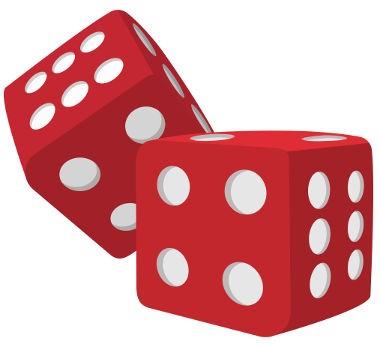
#> input picture Python/Detector de cores_V0.1/Trabalho CG Final/V.jpg, 380 x 347 px
$ python color_detector.py
#> lines starting #> are read from the running program, lines starting #| are printed output that depends on the picture; after the words box and inside, x2 and y2 are one past the last pixel; in counts of white or black regions, pixels touching at a corner belong together
import os
import numpy as np
import cv2

class Controle:

    def menu(self):
        txt = """
        ESCOLHA A COR A SER DETECTADA:
            1-Vermelho
            2-Verde
            3-Azul
            4-sair
        Digite a sua opção
        """
        opcao = int(input(txt))
        return opcao

#FUNÇÃO MAIN PEDE O NOME DA IMAGEM E CONVERTE PARA HSV

    def main(self):
        while True:  #Input e procura do nome da imagem (precisa estar na mesa pasta que o .py)
            #img = input("Digite o nome da imagem com a extensao EX: img.ext : ")
            #file = os.path.realpath(img)

            global imagem,imagem1 #variável GLOBAL
            imagem = cv2.imread('V.jpg')#Lê A imagem
#> imagem is the input picture: shape (347, 380, 3); mean B, G, R 158, 154.8, 218.8
            imagem1 = cv2.imread('V.jpg')

            #Converte de BGR para HSV
            try:
                global hsv #variável GLOBAL
                hsv = cv2.cvtColor(imagem,cv2.COLOR_BGR2HSV) #Conversão BGR para HSV
#> hsv: shape (347, 380, 3); mean H, S, V 90, 90.6, 219.1
                break
            except:
                print("Imagem nao encontrada")


#////////////////MENU/////////////////////
    #Menu de escolha de cor pra achar
        opcoes = {1:self.opcao1, 2:self.opcao2, 3:self.opcao3}
        while True:
            opcao = self.menu()
            if opcao in opcoes:
                opcoes[opcao]()
                break
            else:
                if opcao == 4:
                    break
                else:
                    print("Opção inválida")
#> this loop made 1 pass; the answer given on pass 1: 1
#> pass 1, in maskRes, `mask = cv2.inRange(hsv, ulCor, ulCor1)`:
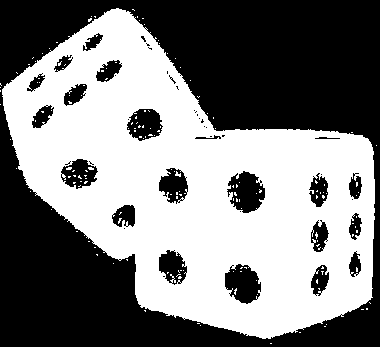
#> mask: shape (347, 380); 49.5% white; 158 white regions (156 under 20 px), largest, box (x1, y1, x2, y2) and area: (2, 8, 375, 339) 64711, (175, 171, 181, 177) 20
#> pass 1, in maskRes, `res = cv2.bitwise_and(imagem,imagem, mask=mask)`:
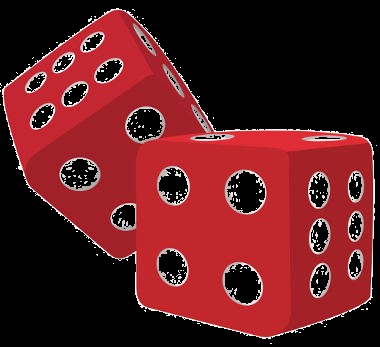
#> res: shape (347, 380, 3); mean B, G, R 31.3, 28, 92.1
#> pass 1, in maskRes, `res1 = cv2.bitwise_and(imagem,imagem, mask=mask_inv)`:
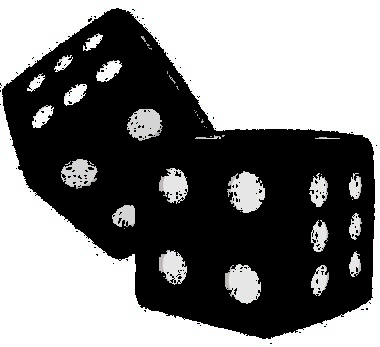
#> res1: shape (347, 380, 3); mean B, G, R 126.7, 126.8, 126.8

#////////////////DETECÇÃO DE CORES E GERAÇÃO DO RESULTADO/////////////////////

    def opcao1(self):  #Detecta VERMELHO
        cor=1
        ulCor.maskRes(ulCor.rColor(0,10,10),ulCor1.rColor(200,255,255))

    def opcao2(self): #Detecta VERDE
        ulCor.maskRes(ulCor.rColor(20,20,20),ulCor1.rColor(80,255,255))

    def opcao3(self): #Detecta AZUL
        ulCor.maskRes(ulCor.rColor(75,100,100),ulCor1.rColor(150,255,255))


#Classe que trata o processamento da máscara e o resultado
class ulColor(object):

    #Range de detecão de Cor
    def rColor(self, h, s, v):
        self.rangeUL=np.array([h,s,v],np.uint8)
        return self.rangeUL

    #Gera a mascara, pede 2 instancias da classe para usar método acima
    def maskRes(self, ulCor, ulCor1):

        #GERA MASCARA
        mask = cv2.inRange(hsv, ulCor, ulCor1)
        mask = cv2.GaussianBlur(mask, (1, 1), 0)
        res = cv2.bitwise_and(imagem,imagem, mask=mask)
        resO = cv2.bitwise_and(imagem,imagem, mask=mask)

        #GERA MASCARA INVERTIDA
        mask_inv = cv2.bitwise_not(mask)
        res1 = cv2.bitwise_and(imagem,imagem, mask=mask_inv)

        zeros = np.zeros(res.shape[:2], dtype = "uint8")
        test = cv2.bitwise_not(mask)

        #Desenha contorno amarelo na mascara invertida (20,202,255)
        bordas = cv2.Canny(mask_inv, 5, 150)
        (objetos, lx) = cv2.findContours(bordas.copy(),cv2.RETR_EXTERNAL, cv2.CHAIN_APPROX_SIMPLE)
        t2 = cv2.drawContours(imagem1, objetos, -1, (20,202, 255), 2)

        #Divisão da area selecionada em canais RGB
        (canalAzul, canalVerde, canalVermelho) = cv2.split(res)

        res1 = cv2.bitwise_and(imagem,imagem, mask=mask_inv)
        test = cv2.bitwise_not(mask)

        v1 = -1
        v2 = -1
        v3 = -1

        #Inserir valor dos multiplicadores
        while (v1 <0 or v1 >255):
            v1 = int(input("Insira Multiplicador Canal [R] Entre 0 e 255: "))
        while (v2 <0 or v2 >255):
            v2 = int(input("Insira Multiplicador Canal [G] Entre 0 e 255: "))
        while (v3 <0 or v3 >255):
            v3 = int(input("Insira Multiplicador Canal [B] Entre 0 e 255: "))

        #JUNTA O RGB E MUDA A COR - VARIA DE 0 A 255
        res = cv2.merge([canalAzul*v3, canalVerde*v2, canalVermelho*v1])

        #Com a imagem do dado olhe esse parâmetro:
        #res = cv2.merge([canalAzul*0, canalVerde*255, canalVermelho*0])

        #Junta A mascara Invertida e a area REcolorida
        final = cv2.add(res,res1)
        #final = cv2.add(res,imagem)

        temp = np.vstack([
            np.hstack([t2, resO]),
            np.hstack([res, final]),
            ])

        #temp1 = np.vstack([np.hstack([mask, mask_inv]),])
        cv2.imshow("Imagem ORIGINAL", imagem)
        cv2.imshow("Resultado:", temp)
        cv2.imshow("Mascara 1", mask)
        cv2.imshow("Mascara 2", mask_inv)

        cv2.waitKey(0)
        cv2.destroyAllWindows


#Instâncias
ulCor = ulColor()
ulCor1 = ulColor()
controle = Controle()
controle.main()

$ run again, with Python/Detector de cores_V0.1/Trabalho CG Final/A.jpg copied over Python/Detector de cores_V0.1/Trabalho CG Final/V.jpg
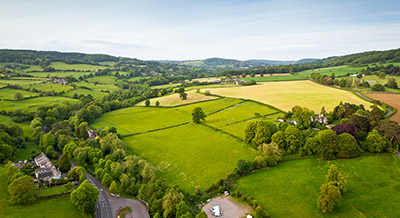
#> input picture Python/Detector de cores_V0.1/Trabalho CG Final/A.jpg, 400 x 218 px
#> in main, imagem is the input picture: shape (218, 400, 3); mean B, G, R 89.8, 146.9, 136.6
#> hsv: shape (218, 400, 3); mean H, S, V 56.4, 141.5, 152
#> the loop in main, `while True:` made 1 pass; the answer given on pass 1: 1
#> pass 1, in maskRes, `mask = cv2.inRange(hsv, ulCor, ulCor1)`:
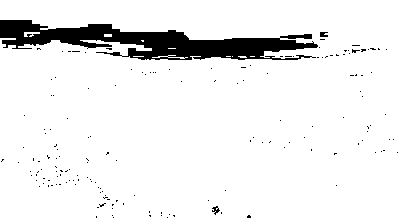
#> mask: shape (218, 400); 92.7% white; 162 black regions (159 under 20 px), largest, box (x1, y1, x2, y2) and area: (0, 20, 318, 60) 5982, (212, 206, 220, 215) 35, (320, 32, 328, 37) 33
#> pass 1, in maskRes, `res1 = cv2.bitwise_and(imagem,imagem, mask=mask_inv)`:
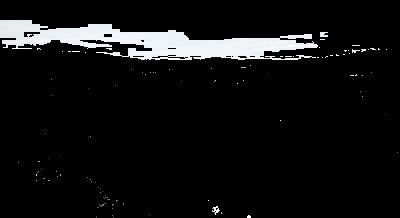
#> res1: shape (218, 400, 3); mean B, G, R 17.6, 17.3, 17

$ run again, with Python/Detector de cores_V0.1/Trabalho CG Final/lampada.png saved as Python/Detector de cores_V0.1/Trabalho CG Final/V.jpg
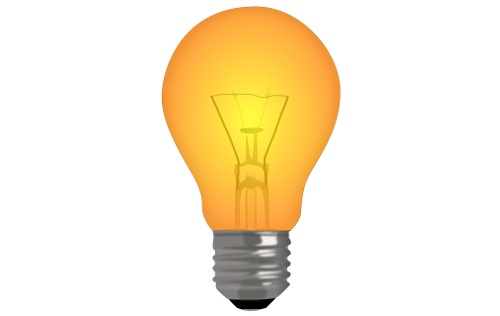
#> input picture Python/Detector de cores_V0.1/Trabalho CG Final/lampada.png, 500 x 316 px
#> in main, imagem is the input picture: shape (316, 500, 3); mean B, G, R 212.9, 237.4, 249.4
#> hsv: shape (316, 500, 3); mean H, S, V 6.9, 37.5, 249.4
#> the loop in main, `while True:` made 1 pass; the answer given on pass 1: 1
#> pass 1, in maskRes, `mask = cv2.inRange(hsv, ulCor, ulCor1)`:
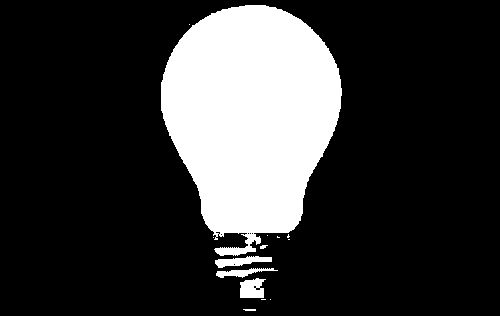
#> mask: shape (316, 500); 20.9% white; 14 white regions (8 under 20 px), largest, box (x1, y1, x2, y2) and area: (161, 5, 342, 256) 31812, (240, 278, 266, 298) 407, (215, 256, 272, 268) 375, (216, 268, 278, 278) 283, (243, 309, 256, 311) 24, (260, 245, 268, 249) 22
#> pass 1, in maskRes, `res1 = cv2.bitwise_and(imagem,imagem, mask=mask_inv)`:
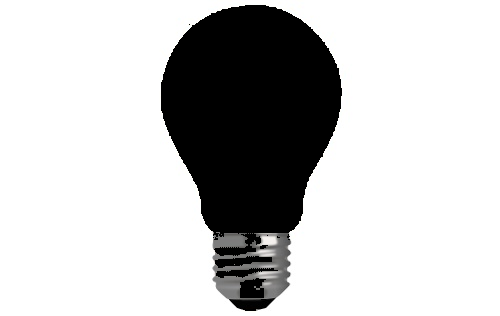
#> res1: shape (316, 500, 3); mean B, G, R 198.6, 198.7, 198.7
